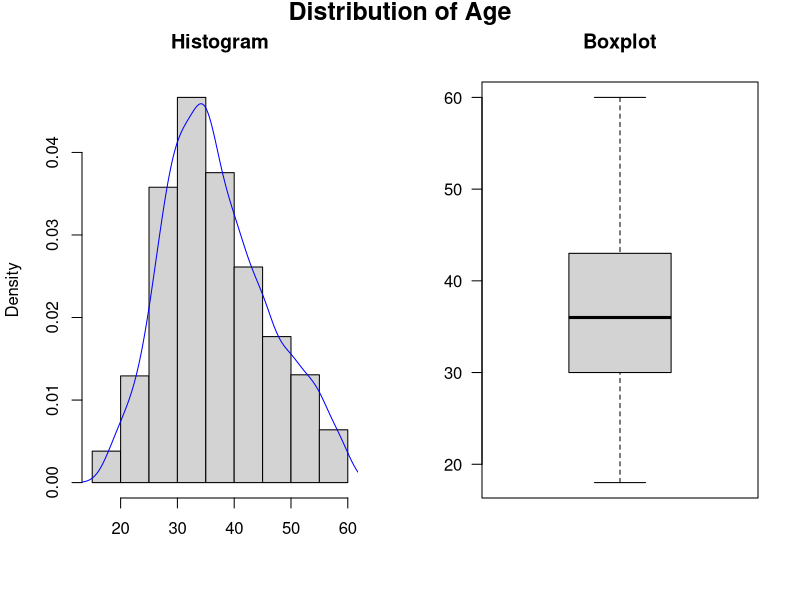
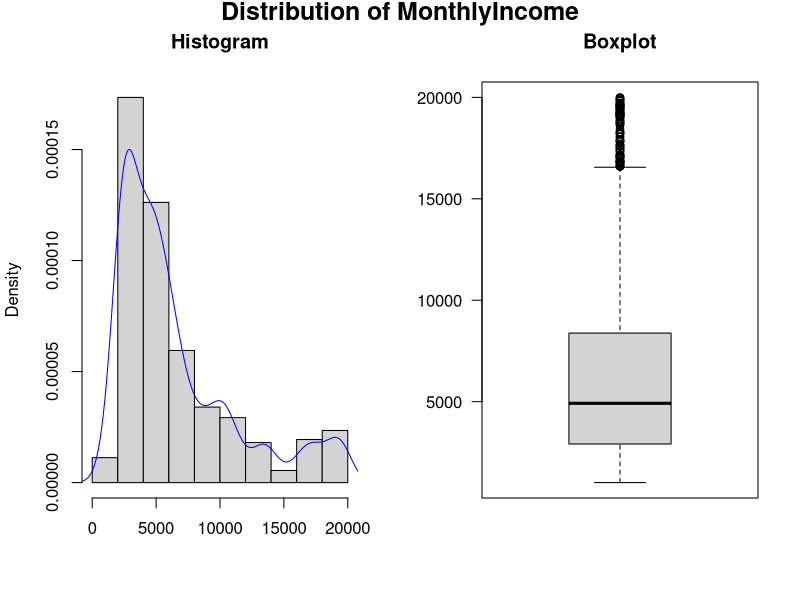
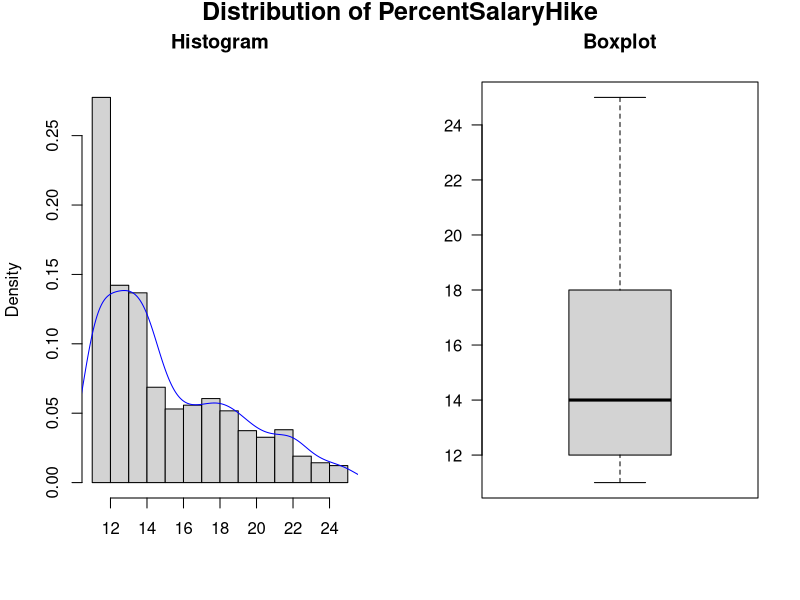
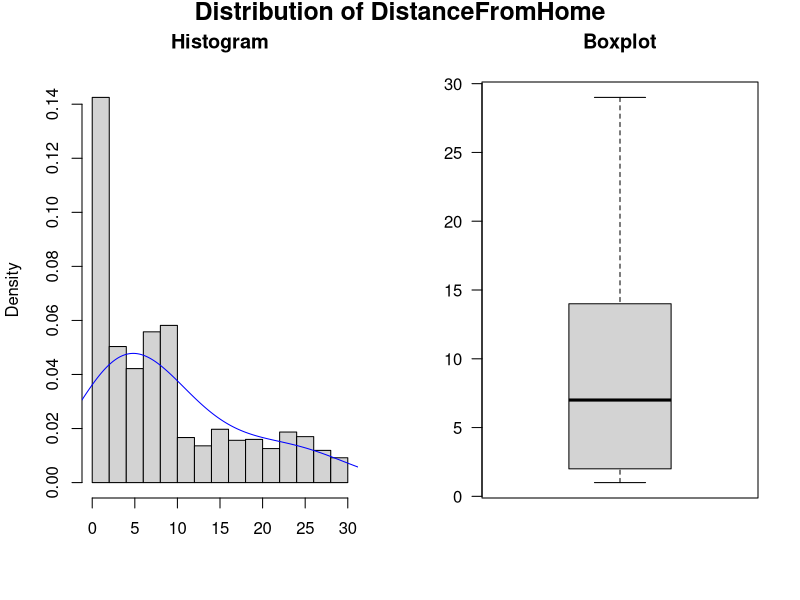
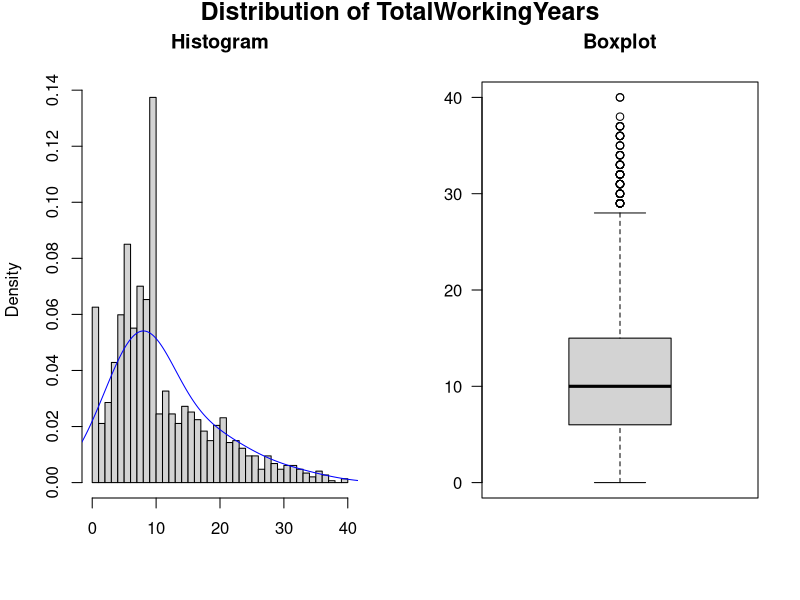
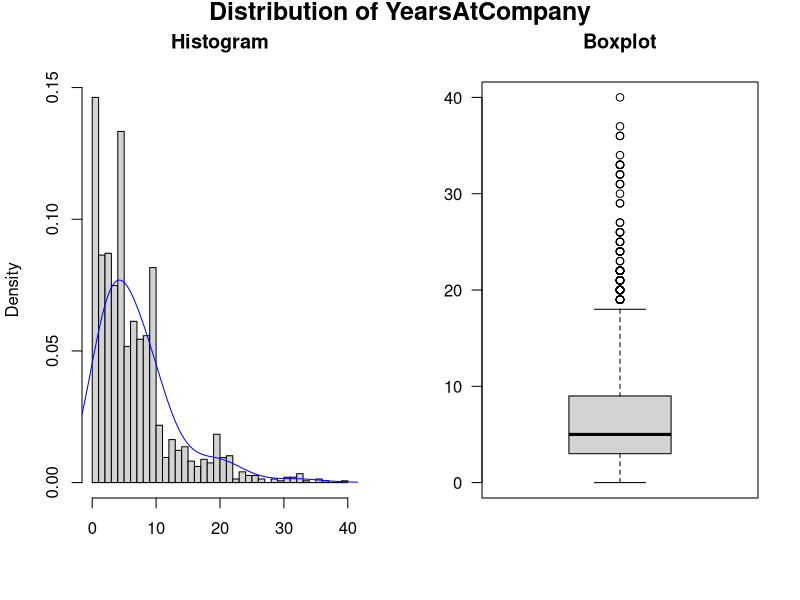
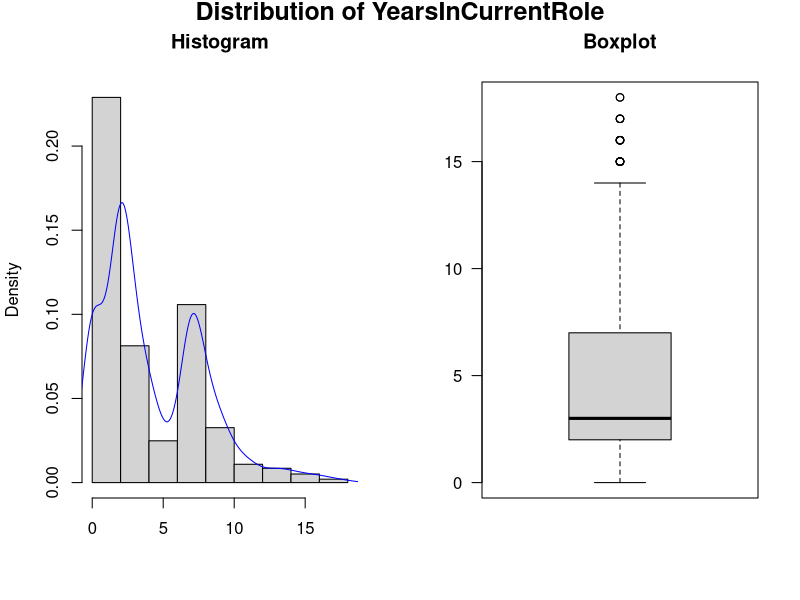
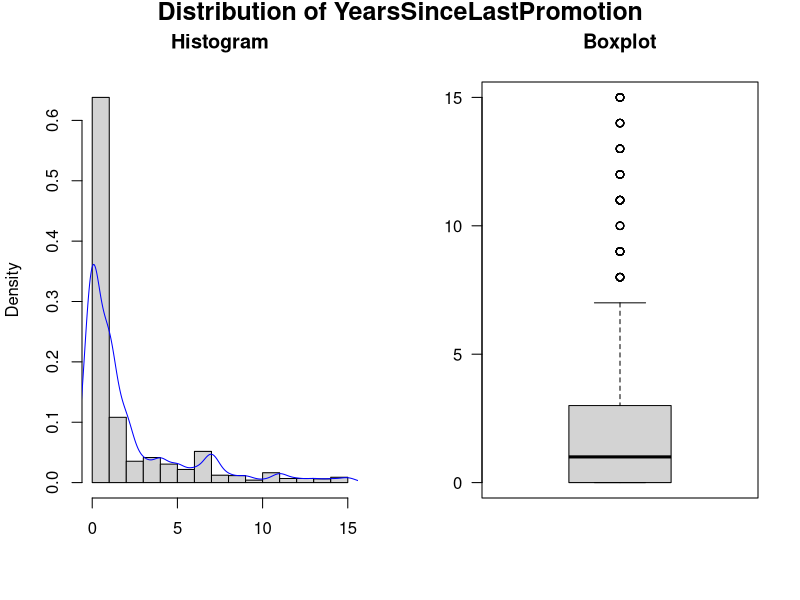

Write R code to recreate these figures, in order.
## ---- chunk 1
library(stringr)
library(ggplot2)
library(dplyr)
library(GGally)
library(reshape2)
library(fastDummies)
library(caret)
library(Matrix)
library(glmnet)
library(car)
library(rpart)
## ---- chunk 2
# Load the dataset 
data <- read.csv("./Employee Turnover.csv")
# print 5 sample rows
sample_n(data, 5)
## ---- chunk 3
# print data structure
str(data)
## ---- chunk 4
# Check if all EmployeeNumber values are unique
cat('EmployeeNumber values are unique:', (length(unique(data$EmployeeNumber)) == nrow(data)))
data <- subset(data, select = -EmployeeNumber)
## ---- chunk 5
# Calculate the number of missing values per column
missing_values <- sapply(data, function(x) sum(is.na(x)))
# Filter columns with missing values greater than 0
missing_values <- missing_values[missing_values > 0]
# Check if there are any missing values and print the result
if (length(missing_values) == 0) {
  print("There are no explicit missing values")
} else {
  print(missing_values)
}
## ---- chunk 6
# Identify character columns
char_columns <- sapply(data, is.character)
char_columns_names <- names(data)[char_columns]
# Print value counts for each character column that has an empty string ""
for (col_name in char_columns_names) {
  if ("" %in% data[[col_name]]) {
    cat(paste("Value counts for ", col_name, ":", sep = ""))
    print(table(data[[col_name]]))
    cat("\n")
  }
}
# Create logical vectors for empty string checks
empty_turnover_type <- data$TurnoverType == ""
empty_turnover_reason <- data$TurnoverReason == ""
# Check if every time one is empty, the other is also empty
if (all(empty_turnover_type == empty_turnover_reason)) {
  print("Empty strings in TurnoverType and TurnoverReason match on the same rows every time.")
  # Replace empty strings with "StillEmployed" in TurnoverType
  data$TurnoverType <- ifelse(data$TurnoverType == "", "StillEmployed", data$TurnoverType)
  # Replace empty strings with "StillEmployed" in TurnoverReason
  data$TurnoverReason <- ifelse(data$TurnoverReason == "", "StillEmployed", data$TurnoverReason)
} else {
  print("Empty strings in TurnoverType and TurnoverReason do not match on the same rows every time.")
}
## ---- chunk 7
# Define the lists of columns
numerical_cols <- c("Age", "MonthlyIncome", "PercentSalaryHike","DistanceFromHome",
                    "TotalWorkingYears", "YearsAtCompany", "YearsInCurrentRole", 
                    "YearsSinceLastPromotion", "YearsWithCurrManager",
                    "TrainingTimesLastYear", "NumCompaniesWorked" 
                    )
ordinal_cols <- c( "Education", "StockOptionLevel", "BusinessTravel",
                   "JobLevel", "PerformanceRating", "JobInvolvement","JobSatisfaction", 
                  "RelationshipSatisfaction",   "EnvironmentSatisfaction", "WorkLifeBalance")
nominal_cols <- c("Gender", "MaritalStatus", "EducationField", "Department", "JobRole", 
                  "OverTime", "Location", "Status", "TurnoverType", "TurnoverReason")
categorical_cols <- c("Gender", "MaritalStatus", "Education", "EducationField", "StockOptionLevel", 
                      "BusinessTravel","Department", "JobRole", "OverTime",
                      "JobLevel", "PerformanceRating", "JobInvolvement","JobSatisfaction", 
                      "RelationshipSatisfaction",   "EnvironmentSatisfaction", "WorkLifeBalance",
                      "Location", "Status", "TurnoverType", "TurnoverReason")

# Transform ordinal variables into ordered factors
data$BusinessTravel <- factor(data$BusinessTravel, levels = c("Non-Travel", "Travel_Rarely", "Travel_Frequently"), ordered = TRUE)
data$Education <- factor(data$Education, levels = 1:5,ordered = TRUE)
data$EnvironmentSatisfaction <- factor(data$EnvironmentSatisfaction, levels = 1:4, ordered = TRUE)
data$JobInvolvement <- factor(data$JobInvolvement,levels = 1:4, ordered = TRUE)
data$JobLevel <- factor(data$JobLevel, levels = 1:5, ordered = TRUE)
data$JobSatisfaction <- factor(data$JobSatisfaction, levels = 1:4, ordered = TRUE)
data$PerformanceRating <- factor(data$PerformanceRating, levels = 1:4, ordered = TRUE)
data$RelationshipSatisfaction <- factor(data$RelationshipSatisfaction,  levels = 1:4,  ordered = TRUE)
data$StockOptionLevel <- factor(data$StockOptionLevel, levels = 0:3, ordered = TRUE)
data$WorkLifeBalance <- factor(data$WorkLifeBalance, levels = 1:4, ordered = TRUE)

# Transform nominal variables into non-ordered factors
data$Department <- factor(data$Department)
data$EducationField <- factor(data$EducationField)
data$Gender <- factor(data$Gender)
data$JobRole <- factor(data$JobRole)
data$MaritalStatus <- factor(data$MaritalStatus)
data$OverTime <- factor(data$OverTime)
data$Location <- factor(data$Location)
data$Status <- factor(data$Status)
data$TurnoverType <- factor(data$TurnoverType)
data$TurnoverReason <- factor(data$TurnoverReason)

# New order of columns
new_column_order <- c("Age", "Gender", "MaritalStatus", 
                      "EducationField", "Education", 
                      "Location", "DistanceFromHome", 
                      "MonthlyIncome", "PercentSalaryHike", "StockOptionLevel", 
                      "Department", "JobRole", "JobLevel", 
                      "WorkLifeBalance", "BusinessTravel", "OverTime", "PerformanceRating", "TrainingTimesLastYear", "JobInvolvement", 
                      "TotalWorkingYears", "YearsAtCompany", "YearsInCurrentRole", "YearsSinceLastPromotion", "YearsWithCurrManager", "NumCompaniesWorked", 
                      "RelationshipSatisfaction", "EnvironmentSatisfaction", "JobSatisfaction", 
                      "Status", "TurnoverType", "TurnoverReason")

# Reorder the columns in the dataframe
data <- data[, new_column_order]
## ---- chunk 8
# Summary statistics for numerical variables
print('Numerical Values')
numerical_summary <- summary(data[, numerical_cols])
print(numerical_summary)

# Summary statistics for ordinal variables
print('Ordinal Values')
ordinal_data <- data[, ordinal_cols]
ordinal_summary <- sapply(ordinal_data, function(x) summary(as.numeric(as.factor(x))))
print(ordinal_summary)

# Summarize nominal variables
print('Nominal Values')
nominal_summary <- summary(data[, nominal_cols])
print(nominal_summary)
## ---- chunk 9
# Combined histograms with KDE and boxplots for numerical variables
for (col in numerical_cols) {
  # Set up the plotting area to have 1 row and 2 columns
  par(mfrow=c(1, 2))

  # First plot: Histogram with KDE
  if (col == "TrainingTimesLastYear") {
    hist(data[[col]], main="Histogram", xlab="", breaks=6, freq=FALSE)
    dens <- density(data[[col]], bw = 3 * bw.nrd0(data[[col]]), na.rm = TRUE)
  } else if (col == "YearsAtCompany") {
    hist(data[[col]], main="Histogram", xlab="", breaks=40, freq=FALSE)
    dens <- density(data[[col]], bw = 3 * bw.nrd0(data[[col]]), na.rm = TRUE)
  } else if (col == "YearsInCUrrentRole") {
    hist(data[[col]], main="Histogram", xlab="", breaks=18, freq=FALSE)
    dens <- density(data[[col]], bw = 3 * bw.nrd0(data[[col]]), na.rm = TRUE)
  }  else if (col == "DistanceFromHome") {
    hist(data[[col]], main="Histogram", xlab="", breaks=15, freq=FALSE)
    dens <- density(data[[col]], bw = 3 * bw.nrd0(data[[col]]), na.rm = TRUE)
  } else if (col == "TotalWorkingYears") {
    hist(data[[col]], main="Histogram", xlab="", breaks=40, freq=FALSE)
    dens <- density(data[[col]], bw = 3 * bw.nrd0(data[[col]]), na.rm = TRUE)
   } else {
    hist(data[[col]], main="Histogram", xlab="", freq=FALSE)
    dens <- density(data[[col]], na.rm = TRUE) 
  }
  lines(dens, col="blue")

  # Second plot: Boxplot
  boxplot(data[[col]], main="Boxplot", las=2)
  
  # Add a general title for the set of plots with the column name
  title(paste("Distribution of", col), outer=TRUE, line=-1, cex.main=1.5)
}

# Bar plots for categorical variables
for (col in categorical_cols) {
  barplot(table(data[[col]]), main=paste("Bar Plot of", col), las=2)
}
## ---- chunk 10
# Convert Ordinal Variables to Numeric and Combine with Numerical Variables
numeric_and_ordinal <- cbind(data[, numerical_cols], sapply(data[, ordinal_cols], as.numeric))
# Calculate the correlation matrix
correlation_matrix <- cor(numeric_and_ordinal, use = "complete.obs")
# Melt the correlation matrix into a long format
cor_melted <- melt(correlation_matrix)
# Filter out the lower triangle and diagonal
cor_melted <- cor_melted[upper.tri(correlation_matrix, diag = FALSE), ]

# Create a heatmap with values
ggplot(cor_melted, aes(Var1, Var2, fill = value)) +
  geom_tile(color = "white") +
  geom_text(aes(label = sprintf("%.2f", value)), size = 1.5) +
  scale_fill_gradient2(low = "blue", high = "red", mid = "white", midpoint = 0, limit = c(-1, 1), space = "Lab", name = "Pearson\nCorrelation") +
  theme_minimal() +
  theme(axis.title = element_blank(),
        axis.ticks.x = element_blank(),
        axis.text.x = element_text(angle = 90, hjust = 0, vjust = 0.5),
        axis.text.y = element_text(hjust = 1)) +
  scale_x_discrete(position = "top")
## ---- chunk 11
# Create OHE dataset
ohe_data <- data[, numerical_cols]
ohe_data <- cbind(ohe_data, sapply(data[, ordinal_cols], as.numeric))
ohe_data <- cbind(ohe_data, data[, nominal_cols])
ohe_data <- dummy_cols(ohe_data, remove_first_dummy = FALSE, remove_selected_columns = TRUE)

# Calculate the correlation matrix
correlation_matrix <- cor(ohe_data)
# Melt the correlation matrix into a long format
cor_melted <- melt(correlation_matrix)
# Filter out the lower triangle and diagonal
cor_melted <- cor_melted[upper.tri(correlation_matrix, diag = FALSE), ]
# ggplot code for the heatmap
ggplot(cor_melted, aes(Var1, Var2, fill = value)) +
  geom_tile(color = "white") +
  geom_text(aes(label = sprintf("%.2f", value)), size = 1.5) +
  scale_fill_gradient2(low = "blue", high = "red", mid = "white", midpoint = 0, limit = c(-1, 1), space = "Lab", name = "Pearson\nCorrelation") +
  theme_minimal() +
  theme(axis.title = element_blank(),
        axis.ticks.x = element_blank(),
        axis.text.x = element_text(angle = 90, hjust = 0, vjust = 0.5), # Set properties for x-axis text here
        axis.text.y = element_text(hjust = 1)) +
  scale_x_discrete(position = "top")
## ---- chunk 12
# Create a grouped bar plot
ggplot(data, aes(x = StockOptionLevel, fill = MaritalStatus)) +
  geom_bar(position = position_dodge()) +
  labs(title = "Relationship between StockOptionLevel and MaritalStatus",
       x = "StockOptionLevel",
       y = "Count") +
  theme_minimal() +
  theme(axis.text.x = element_text(angle = 45, hjust = 1))
## ---- chunk 13
# Create a grouped bar plot
ggplot(data, aes(x = JobRole, fill = Department)) +
  geom_bar(position = position_dodge()) +
  labs(title = "Relationship between JobRole, and Department",
       x = "JobRole",
       y = "Count") +
  theme_minimal() +
  theme(axis.text.x = element_text(angle = 90, hjust = 0))
## ---- chunk 14
# Rename Departments
data <- data %>%
  mutate(Department = factor(case_when(
    Department == "Human Resources" ~ "HR",
    Department == "Research & Development" ~ "R&D",
    TRUE ~ as.character(Department)  # Keeps all other values as they are
  )))
# Merge department and job role
data$JobRole <- paste(data$Department, "-", data$JobRole)
# Drop Department
data <- subset(data, select = -Department)
## ---- chunk 15
# Create a grouped bar plot
ggplot(data, aes(x = JobRole, fill = EducationField)) +
  geom_bar(position = position_dodge()) +
  labs(title = "Relationship between JobRole, and EducationField",
       x = "JobRole",
       y = "Count") +
  theme_minimal() +
  theme(axis.text.x = element_text(angle = 90, hjust = 0))
## ---- chunk 16
# Create a grouped bar plot
ggplot(data, aes(x = JobLevel, fill = JobLevel)) +
  geom_bar(position = position_dodge()) +
  facet_wrap(~ JobRole) +
  labs(title = "Relationship between JobRole, and JobLevel",
       x = "JobLevel",
       y = "Count") +
  theme_minimal() +
  theme(axis.text.x = element_text(angle = 90, hjust = 0))
## ---- chunk 17
# Create a grouped bar plot
ggplot(data, aes(x = YearsAtCompany, fill = JobLevel)) +
  geom_bar(position = position_dodge()) +
 # facet_wrap(~ JobRole) +
  labs(title = "Relationship between JobRole, YearsAtCompany and JobLevel",
       x = "YearsAtCompany",
       y = "Count") +
  theme_minimal() +
  theme(axis.text.x = element_text(angle = 90, hjust = 0))
## ---- chunk 18
# Create a grouped bar plot
ggplot(data, aes(x = YearsAtCompany, fill = JobLevel)) +
  geom_bar(position = position_dodge()) +
  facet_wrap(~ JobRole) +
  labs(title = "Relationship between JobRole, YearsAtCompany and JobLevel",
       x = "YearsAtCompany",
       y = "Count") +
  theme_minimal() +
  theme(axis.text.x = element_text(angle = 90, hjust = 0))
## ---- chunk 19
# Create a grouped bar plot
ggplot(data, aes(x = TurnoverReason, fill = TurnoverType)) +
  geom_bar(position = position_dodge()) +
  facet_wrap(~ Status) +
  labs(title = "Relationship between TurnoverReason, TurnoverType, and Status",
       x = "Turnover Reason",
       y = "Count") +
  theme_minimal() +
  theme(axis.text.x = element_text(angle = 45, hjust = 1))
## ---- chunk 20
# Drop Turnover and Status
data <- subset(data, select = -c(TurnoverType, Status))
# Remove unused column from nominal columns and ohe dataset
nominal_cols <- setdiff(nominal_cols, c("Department", "TurnoverType", "Status"))
ohe_data <- data[, numerical_cols]
ohe_data <- cbind(ohe_data, sapply(data[, ordinal_cols], as.numeric))
ohe_data <- cbind(ohe_data, data[nominal_cols])
ohe_data <- dummy_cols(ohe_data, remove_first_dummy = FALSE, remove_selected_columns = TRUE)
## ---- chunk 21
# Calculate the correlation matrix
cor_matrix <- cor(ohe_data)
# Selecting the last 4 rows and dropping the last 4 columns
selected_rows = tail(cor_matrix, 4)
result = selected_rows[, -((ncol(selected_rows)-3):ncol(selected_rows))]
# Melting the data into a long format suitable for ggplot
layoff_correlations = melt(result)
# Plotting the heatmap
ggplot(layoff_correlations, aes(Var2, Var1, fill = value)) +
  geom_tile(color = "white") +
  geom_text(aes(label = sprintf("%.2f", value)), size = 1.5) +
  scale_fill_gradient2(low = "blue", high = "red", mid = "white", midpoint = 0, limit = c(-1, 1), space = "Lab", name = "Pearson\nCorrelation") +
  theme_minimal() +
  theme(axis.title = element_blank(),
        axis.ticks.x = element_blank(),
        axis.text.x = element_text(angle = 90, hjust = 0, vjust = 0.5), # Properties for x-axis text
        axis.text.y = element_text(hjust = 1)) +
  scale_x_discrete(position = "top")
## ---- chunk 22
# Iterating over each row
for (i in 1:nrow(result)) {
    # Extract the current row
    current_row = result[i, ]
    row_name = rownames(result)[i]
    # Finding correlations over 0.15
    correlations_over_015 = current_row[current_row > 0.15]
    if (length(correlations_over_015) > 0) {
        cat(row_name, "positive correlations over 0.15:\n")
        print(correlations_over_015)
    }
    cat("\n") 
    # Finding correlations under -0.15
    correlations_under_015 = current_row[current_row < -0.15]
    if (length(correlations_under_015) > 0) {
        cat(row_name, "negative correlations under -0.15:\n")
        print(correlations_under_015)
    }
    cat("\n\n") 
}
## ---- chunk 23
# Calculating the median age
median_age <- median(data$Age, na.rm = TRUE)
# Creating the new column 'NewEmployeeGroup'
data$NewEmployeeGroup <- with(data, 
                              Age <= median_age &
                              YearsInCurrentRole <= 10 &
                              JobLevel <= 2 &
                              OverTime == "Yes" &
                              MaritalStatus == "Single")

# Creating a new dataset with only 'TurnoverReason' and 'NewEmployeeGroup'
group_df <- data[, c("TurnoverReason", "NewEmployeeGroup")]
data <- subset(data, select = -NewEmployeeGroup)
group_df <- subset(group_df, TurnoverReason %in% c("Resignation", "StillEmployed"))
group_df$TurnoverReason <- ifelse(group_df$TurnoverReason == "Resignation", TRUE, FALSE)
# Renaming the column
names(group_df)[names(group_df) == "TurnoverReason"] <- "Resignation"

# Converting the table to a dataframe for plotting
cont_table <- table(Resignation = group_df$Resignation, NewEmployeeGroup = group_df$NewEmployeeGroup)
cont_table_with_margins <- addmargins(cont_table)
print(cont_table_with_margins)

# Performing the Chi-Squared test
chi_squared_test <- chisq.test(cont_table)

# Printing the results
print(chi_squared_test)
## ---- chunk 24
# Filter the dataset
logReg_data <- subset(data, TurnoverReason %in% c("Resignation", "StillEmployed"))
# Rebuild the factor with just the remaining levels
logReg_data$TurnoverReason <- factor(logReg_data$TurnoverReason)
# Map 'TurnoverReason' to bolean and rename the column
logReg_data$TurnoverReason <- ifelse(logReg_data$TurnoverReason == "Resignation", TRUE, FALSE)
names(logReg_data)[names(logReg_data) == "TurnoverReason"] <- "Resignation"

# Perform logistic regression
model <- glm(Resignation ~ ., data = logReg_data, family = "binomial")
# Print the summary of the model
cat("Logistic Regression for\n")
print(summary(model))
## ---- chunk 25
# Select columns
lr_data <- subset(data, select = -TurnoverReason)

# Build the linear regression model
model <- lm(MonthlyIncome ~., 
            data = lr_data)
# Print the model summary
print(summary(model))

# Generate predictions
predictions <- predict(model, lr_data)
# Create a plot
ggplot(lr_data, aes(x = MonthlyIncome, y = predictions)) +
  geom_point(alpha = 0.7) +
  geom_abline(intercept = 0, slope = 1) +  
  coord_fixed(ratio = 1, xlim = c(0, 22000), ylim = c(0, 22000)) +  
  xlab("Actual Monthly Income") + 
  ylab("Predicted Monthly Income") +  
  ggtitle("Actual vs Predicted Monthly Income")  
## ---- chunk 26
# Build the linear regression model
model <- lm(MonthlyIncome ~ + JobLevel + JobRole + TotalWorkingYears, data = lr_data)
# Print the model summary
print(summary(model))

# Generate predictions
predictions <- predict(model, lr_data)
# Create a plot
ggplot(lr_data, aes(x = MonthlyIncome, y = predictions, color = JobRole)) +
  geom_point(alpha = 0.7) +
  geom_abline(intercept = 0, slope = 1) +  
  coord_fixed(ratio = 1, xlim = c(0, 22000), ylim = c(0, 22000)) +  
  xlab("Actual Monthly Income") +   
  ylab("Predicted Monthly Income") +   
  ggtitle("Actual vs Predicted Monthly Income")   
# Create a plot
ggplot(lr_data, aes(x = MonthlyIncome, y = predictions, color = JobLevel)) +
  geom_point(alpha = 0.7) +
  geom_abline(intercept = 0, slope = 1) +   
  coord_fixed(ratio = 1, xlim = c(0, 22000), ylim = c(0, 22000)) +   
  xlab("Actual Monthly Income") +   
  ylab("Predicted Monthly Income") +  
  ggtitle("Actual vs Predicted Monthly Income")  
## ---- chunk 27
# Perform ANOVA
aov <- aov(PercentSalaryHike ~ JobRole, data=data)
# print the summary
summary(aov)
# Create a new dataframe with observed and predicted values
plot_data <- data.frame(Observed = data$PercentSalaryHike, Predicted = aov$fitted.values, JobRole = data$JobRole)
# Create the scatterplot
ggplot(plot_data, aes(x = Observed, y = Predicted, color = JobRole)) +
  geom_point(alpha = 0.7) +
  geom_abline(intercept = 0, slope = 1) +   
  coord_fixed(ratio = 1) +   
  coord_fixed(ratio = 1, xlim = c(10, 27), ylim = c(10, 27)) +   
  xlab("Observed PercentSalaryHike") +   
  ylab("Predicted PercentSalaryHike") +   
  ggtitle("Observed vs Predicted PercentSalaryHike by PerformanceRating") +   
  scale_color_discrete(name = "PerformanceRating")   
## ---- chunk 28
# Perform Shapiro-Wilk normality test
shapiro_test <- shapiro.test(data$PercentSalaryHike)
print(shapiro_test)
# Perform Welch Two Sample t-test
t_test <- t.test(PercentSalaryHike ~ OverTime, data=data)
print(t_test)
## ---- chunk 29
# Perform Linear regression
reg <- lm(PercentSalaryHike ~ PerformanceRating, data=data)
summary(reg)

# Create a new dataframe with observed and predicted values
plot_data <- data.frame(Observed = data$PercentSalaryHike, Predicted = reg$fitted.values, PerformanceRating = data$PerformanceRating)
# Create the scatterplot
ggplot(plot_data, aes(x = Observed, y = Predicted, color = PerformanceRating)) +
  geom_point(alpha = 0.7) +
  geom_abline(intercept = 0, slope = 1) +   
  coord_fixed(ratio = 1) +   
  coord_fixed(ratio = 1, xlim = c(10, 27), ylim = c(10, 27)) +   
  xlab("Observed PercentSalaryHike") +   
  ylab("Predicted PercentSalaryHike") +   
  ggtitle("Observed vs Predicted PercentSalaryHike by PerformanceRating") +  
  scale_color_discrete(name = "PerformanceRating")  
